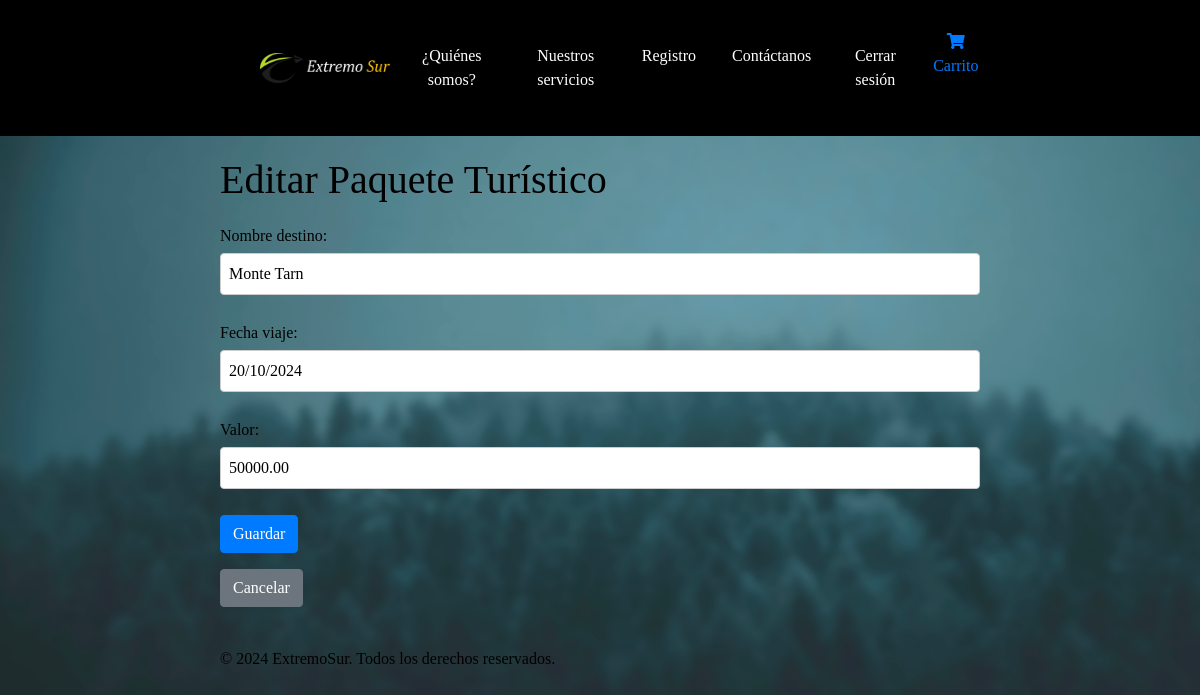
Screenshot of /paquetes/update/6/ (signed in) with the database file from the repository.
### gestionviajes/models.py (models this page shows, shortened)
class PaqueteTuristico(models.Model):
    nombre_destino = models.CharField(max_length=100)
    fecha_viaje = models.DateField()
    valor = models.DecimalField(max_digits=10, decimal_places=2)

### gestionviajes/views.py (the view)
# urls.py: path('paquetes/update/<int:id>/', views.paquete_update, name='paquete_update'),
@staff_member_required
def paquete_update(request, id):
    paquete = get_object_or_404(PaqueteTuristico, id=id)
    if request.method == 'POST':
        form = PaqueteForm(request.POST, instance=paquete)
        if form.is_valid():
            form.save()
            return redirect('paquete_list')
    else:
        form = PaqueteForm(instance=paquete)
    return render(request, 'paquete_form.html', {'form': form})

### gestionviajes/forms.py
class PaqueteForm(forms.ModelForm):
    class Meta:
        model = PaqueteTuristico
        fields = ['nombre_destino', 'fecha_viaje', 'valor']

### gestionviajes/templates/paquete_form.html (shortened to what this page needs)
{% extends 'base.html' %}
{% load static %}
{% block content %}
    <div class="container">
        <h1>{% if form.instance.pk %}Editar Paquete Turístico{% else %}Crear Paquete Turístico{% endif %}</h1>
        <form method="post">
            {{ form.as_p }}
            <button type="submit" class="btn btn-primary">Guardar</button>
        </form>
        <a href="{% url 'paquete_list' %}" class="btn btn-secondary mt-3">Cancelar</a>
    </div>
{% endblock %}

### gestionviajes/static/css/styles.css (style rules this page uses)
body { font-family: Cambria, Cochin, Georgia, Times, 'Times New Roman', serif; color: #000; margin: 0; padding: 0; background-image: url('/static/img/fondo.png'); background-repeat: repeat-y; background-attachment: fixed; background-size: cover; }
form { margin-top: 20px; }
form label { display: block; margin-bottom: 5px; }
form input, form textarea { width: 100%; padding: 8px; margin-bottom: 10px; border: 1px solid #ccc; border-radius: 4px; box-sizing: border-box; }
form button { background-color: #4CAF50; color: white; padding: 10px 20px; border: none; border-radius: 4px; cursor: pointer; }
.container { max-width: 800px; margin: 0 auto; padding: 20px; }

### rows the page displays
PaqueteTuristico: nombre_destino "Monte Tarn", fecha_viaje "20/10/2024", valor "50000.00"
